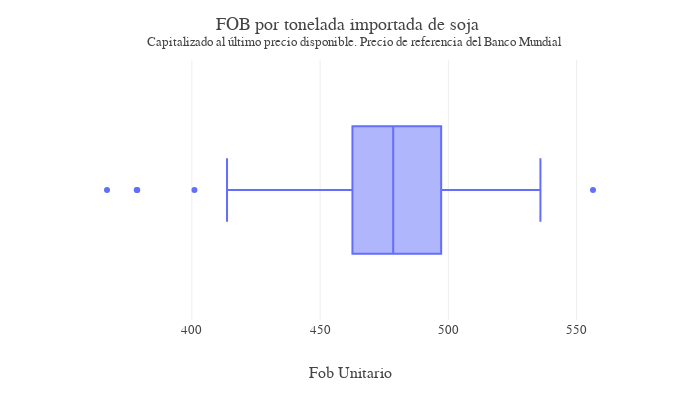

Notebook source saved alongside this figure:
### Code cell
def plot_precio_soja(y=['fob_unitario_ton', 'diferencia_ref'], color=['pais_descri','empresa']):
     if y=='fob_unitario_ton':
          title_1= 'Fob unitario'
          title_2= 'FOB por tonelada importada de soja <br> <sup> Precio de referencia del Banco Mundial'
     elif y=='diferencia_ref':
          title_1= 'Diferencia en USD'
          title_2= 'Diferencia con precio de referencia en USD por tonelada importada de soja <br> <sup> Precio de referencia del Banco Mundial'
     precio_soja_plot=px.scatter(
     df_producto.round(1),
     x='fecha',
     y=y,
     color=color,
     labels={
          "pais_descri": "Destino",
          'fob_unitario_ton': 'Precio',
          'fob':'Fob',
          'pnet':'Kg',
          'fecha':'Fecha',
          'soja_bm': 'Precio de referencia',
          'diferencia_ref':'Spread',
          'empresa':'Importador'
          },
     hover_data={'pais_descri',
                    'fob_unitario_ton',
                    'soja_bm',
                    'diferencia_ref',
                    'empresa',
                    'fob',
                    'pnet'        
                                   }
     )

     precio_soja_plot.update_yaxes(title_text= title_1, 
                                   range=[df_producto[y].min()-100,df_producto[y].max()+100]
                                   )
     precio_soja_plot.update_xaxes(title_text='')

     precio_soja_plot.update_traces(marker=dict(size=12,
                                   line=dict(width=2,
                                             color='DarkSlateGrey')),
                    selector=dict(mode='markers'))

     precio_soja_plot.update_layout(separators=',.', font_family='Georgia', font_size=13,
                                   height=700, width=1000,
                                   template = 'none',
                                   title_text=title_2)

     return precio_soja_plot

def precio_soja_boxplot_mes():
     precio_soja_boxplot=px.box(
     df_producto.round(1),
     x='fecha',
     y='fob_unitario_ton',
     color='fecha',
     labels={
          "pais_descri": "Destino",
          'fob_unitario_ton': 'Precio',
          'fob':'Fob',
          'pnet':'Kg',
          'fecha':'Fecha',
          'soja_bm': 'Precio de referencia',
          'diferencia_ref':'Spread',
          'empresa':'Importador'
          },
     hover_data={'pais_descri',
                    'fob_unitario_ton',
                    'soja_bm',
                    'diferencia_ref',
                    'empresa',
                    'fob',
                    'pnet'        
                                   }
     )

     precio_soja_boxplot.update_yaxes(title_text= 'Fob unitario', 
                                   range=[df_producto['fob_unitario_ton'].min()-100,df_producto['fob_unitario_ton'].max()+100]
                                   )
     precio_soja_boxplot.update_xaxes(title_text='')

     precio_soja_boxplot.update_layout(separators=',.', font_family='Georgia', font_size=13,
                                   height=700, width=1000,
                                   template = 'none',
                                   title_text='FOB por tonelada importada de soja <br> <sup> Precio de referencia del Banco Mundial',
                                   showlegend=False)

     return precio_soja_boxplot

def precio_soja_boxplot_capitalizado():
     precio_soja_boxplot=px.box(
     df_producto.round(1),
     # x='fecha',
     x='fob_unitario_ton_capit',
     # color='fecha',
     labels={
          "pais_descri": "Destino",
          'fob_unitario_ton': 'Precio',
          'fob_unitario_ton_capit':'Precio capitalizado',
          'fob':'Fob',
          'pnet':'Kg',
          'fecha':'Fecha',
          'soja_bm': 'Precio de referencia',
          'diferencia_ref':'Spread',
          'empresa':'Importador'
          },
     hover_data={'pais_descri',
                    'fob_unitario_ton',
                    'fob_unitario_ton_capit',
                    'soja_bm',
                    'diferencia_ref',
                    'empresa',
                    'fob',
                    'pnet'        
                                   }
     )

     precio_soja_boxplot.update_yaxes(title_text= '', 
                                   # range=[df_producto['fob_unitario_ton_capit'].min()-100,df_producto['fob_unitario_ton_capit'].max()+100]
                                   )
     precio_soja_boxplot.update_xaxes(title_text='Fob Unitario')

     precio_soja_boxplot.update_layout(separators=',.', font_family='Georgia', font_size=13,
                                   height=400, width=700,
                                   template = 'none',
                                   title_text='FOB por tonelada importada de soja <br> <sup> Capitalizado al último precio disponible. Precio de referencia del Banco Mundial',
                                   showlegend=False)

     return precio_soja_boxplot

def precio_soja_boxplot():
     precio_soja_boxplot=px.box(
     df_producto.round(1),
     # x='fecha',
     y='fob_unitario_ton',
     # color='fecha',
     labels={
          "pais_descri": "Destino",
          'fob_unitario_ton': 'Precio',
          'fob':'Fob',
          'pnet':'Kg',
          'fecha':'Fecha',
          'soja_bm': 'Precio de referencia',
          'diferencia_ref':'Spread',
          'empresa':'Importador'
          },
     hover_data={'pais_descri',
                    'fob_unitario_ton',
                    'soja_bm',
                    'diferencia_ref',
                    'empresa',
                    'fob',
                    'pnet'        
                                   }
     )

     precio_soja_boxplot.update_yaxes(title_text= 'Fob unitario', 
                                   range=[df_producto['fob_unitario_ton'].min()-100,df_producto['fob_unitario_ton'].max()+100]
                                   )
     precio_soja_boxplot.update_xaxes(title_text='')

     precio_soja_boxplot.update_layout(separators=',.', font_family='Georgia', font_size=13,
                                   height=700, width=500,
                                   template = 'none',
                                   title_text='FOB por tonelada importada de soja <br> <sup> Precio de referencia del Banco Mundial',
                                   showlegend=False)

     return precio_soja_boxplot
precio_soja_boxplot_capitalizado()
# Acá hay algo para ver, no detecta a las expo paraguayas como outliers... Sesgo a mostrar a los valores superiores.
# plot_precio_soja('diferencia_ref', 'empresa')

### Figure 1 — Plotly figure (JSON) as saved in the notebook; plotly's stock layout.template omitted (floating-point values rounded to 4 significant figures; data arrays with more than 128 entries replaced by an {"elided": "..."} marker saying what was removed)
{"data": [{"alignmentgroup": "True", "customdata": {"elided": "448x7 mixed values"}, "hovertemplate": "Precio capitalizado=%{x}<br>Destino=%{customdata[0]}<br>Precio de referencia=%{customdata[1]}<br>Kg=%{customdata[2]}<br>Spread=%{customdata[3]}<br>Precio=%{customdata[4]}<br>Fob=%{customdata[5]}<br>Importador=%{customdata[6]}<extra></extra>", "legendgroup": "", "marker": {"color": "#636efa"}, "name": "", "notched": false, "offsetgroup": "", "orientation": "h", "showlegend": false, "type": "box", "x": {"elided": "448 float values"}, "x0": " ", "xaxis": "x", "y0": " ", "yaxis": "y"}], "layout": {"boxmode": "group", "font": {"family": "Georgia", "size": 13}, "height": 400, "legend": {"tracegroupgap": 0}, "margin": {"t": 60}, "separators": ",.", "showlegend": false, "title": {"text": "FOB por tonelada importada de soja <br> <sup> Capitalizado al último precio disponible. Precio de referencia del Banco Mundial"}, "width": 700, "xaxis": {"anchor": "y", "domain": [0, 1], "title": {"text": "Fob Unitario"}}, "yaxis": {"anchor": "x", "domain": [0, 1], "title": {"text": ""}}}}
